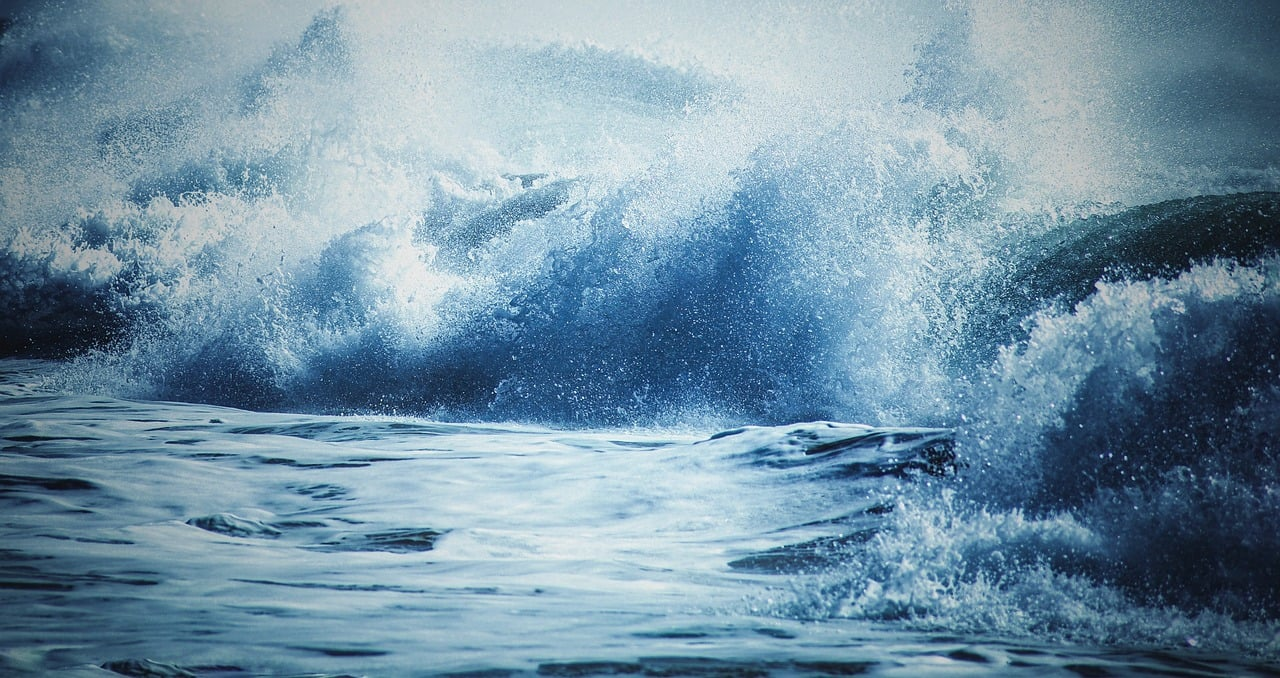
#> input picture img/wave.jpg, 1280 x 678 px
$ jupyter execute Untitled.ipynb
#> lines starting #> are read from the running program, lines starting #| are printed output that depends on the picture
[cell 1]
import cv2
import numpy as np

[cell 2]
img = cv2.imread("img/wave.jpg")
#> img is the input picture: shape (678, 1280, 3); mean B, G, R 164.3, 145.1, 114.6
img = cv2.resize(img,(500,600))
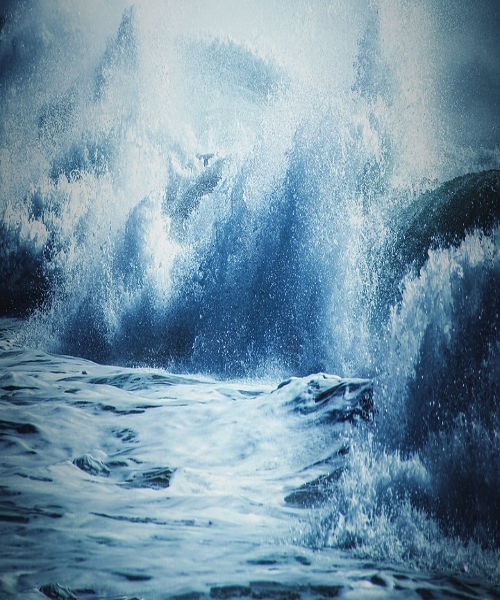
#> img: shape (600, 500, 3); mean B, G, R 164.1, 145, 114.4
print(img.shape)
#| (600, 500, 3)

crop = img[100:450,:]
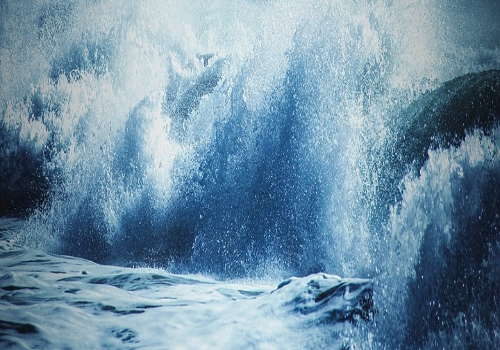
#> crop: shape (350, 500, 3); mean B, G, R 163.9, 142.4, 110.7
cv2.imshow("crop",crop)
cv2.imshow("sam",img)
cv2.waitKey(0)
cv2.destroyAllWindows()

[cell 3]
new_img = np.zeros((500,500,3),np.uint8)*255                #ones for white image
                                                           #zeros for black image
cv2.imshow('sak',new_img)
cv2.waitKey(0)
cv2.destroyAllWindows()
